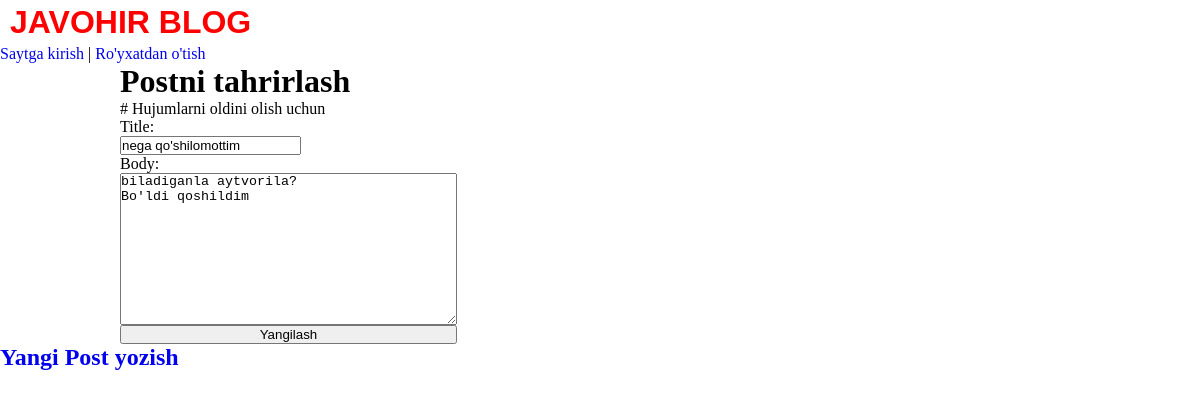
The app's page /post/11/edit/ with its own data.
### blog/models.py (models this page shows, shortened)
class Post(models.Model):
    title = models.CharField(max_length=200)
    author = models.ForeignKey(
        'auth.User',
        on_delete=models.CASCADE
    )
    body = models.TextField()

### blog/views.py (the view)
# urls.py: path('post/<int:pk>/edit/', BlogUpdateView.as_view(), name='post_edit'),
class BlogUpdateView(UpdateView):
    model = Post
    template_name = 'post_edit.html'
    fields = ['title', 'body']

### templates/post_edit.html
{% extends 'base.html' %}
{% block content %}
    <div class="post_new_container">
        <h1 class="">Postni tahrirlash</h1>
        <form action="" method="post">{% csrf_token %} # Hujumlarni oldini olish uchun
            {{ form.as_p }}
            <input type="submit" value="Yangilash">
        </form>
    </div>
{% endblock content %}

### static/css/base.css (style rules this page uses)
html { font-size: 100%; overflow-x: hidden; }
* { padding: 0; margin: 0; scroll-behavior: smooth; }
*, *::before, *::after { -moz-box-sizing: border-box; -webkit-box-sizing: border-box; box-sizing: border-box; }
.post_new_container { display: flex; flex-direction: column; }
.post_new_container>form { display: flex; align-items: stretch; flex-direction: column; }
#id_body { display: block; }
#id_title { display: block; }

### records on screen
Post: title "nega qo'shilomottim", body "biladiganla aytvorila? Bo'ldi qoshildim"
